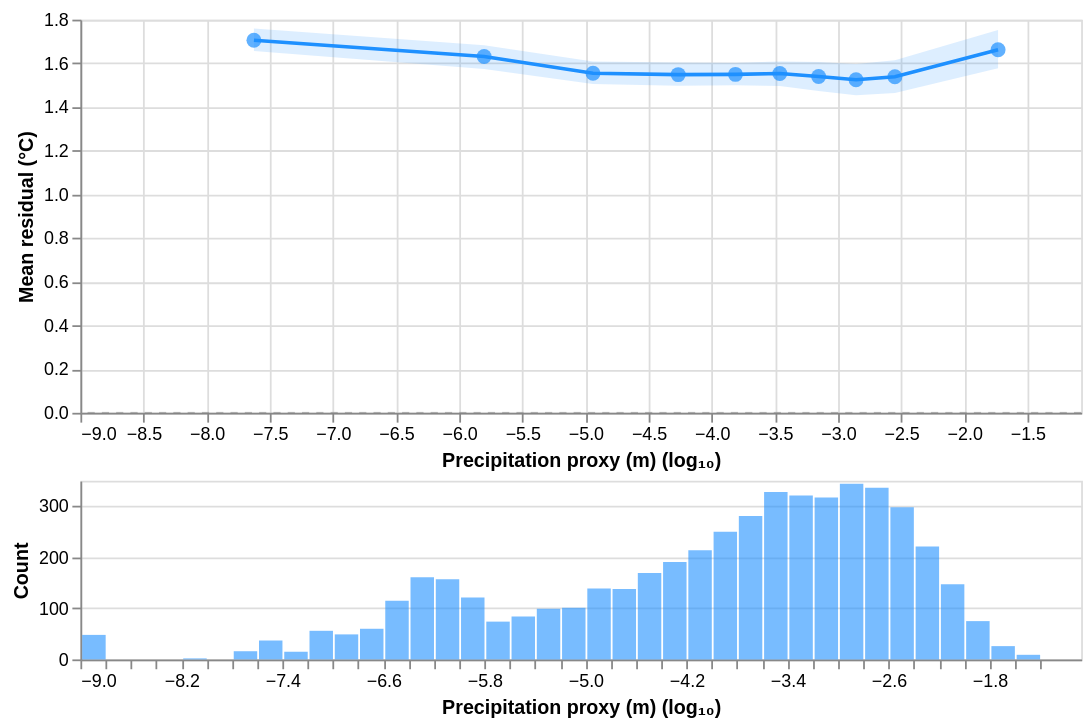

The Vega-Lite source for this figure:
### Vega-Lite specification from a JSON file in a GitHub repository (floating-point values rounded to 4 significant figures; data arrays with more than 128 entries replaced by an {"elided": "..."} marker saying what was removed)
{"config": {"view": {"continuousWidth": 300, "continuousHeight": 300}}, "vconcat": [{"layer": [{"data": {"name": "data-a0a55d106695e8d630baff0f16eee66d"}, "mark": {"type": "rule", "color": "grey", "opacity": 0.5, "strokeDash": [4, 4]}, "encoding": {"y": {"field": "y", "type": "quantitative"}}}, {"data": {"name": "data-5243bcb5f9a458b8d173b18abf224dfe"}, "mark": {"type": "area", "color": "#1E90FF", "opacity": 0.15}, "encoding": {"x": {"field": "x", "scale": {"domain": [-9.0, -1.075], "nice": false, "zero": false}, "title": "Precipitation proxy (m) (log₁₀)", "type": "quantitative"}, "y": {"field": "ci_lo", "title": "Mean residual (°C)", "type": "quantitative"}, "y2": {"field": "ci_hi"}}}, {"data": {"name": "data-5243bcb5f9a458b8d173b18abf224dfe"}, "mark": {"type": "line", "color": "#1E90FF", "strokeWidth": 2}, "encoding": {"x": {"field": "x", "scale": {"domain": [-9.0, -1.075], "nice": false, "zero": false}, "type": "quantitative"}, "y": {"field": "mean", "type": "quantitative"}}}, {"data": {"name": "data-5243bcb5f9a458b8d173b18abf224dfe"}, "mark": {"type": "point", "color": "#1E90FF", "filled": true, "size": 70}, "encoding": {"tooltip": [{"field": "x", "format": ".3f", "title": "Precipitation proxy (m) (log₁₀)", "type": "quantitative"}, {"field": "mean", "format": ".3f", "title": "Mean residual (°C)", "type": "quantitative"}, {"field": "ci_lo", "format": ".3f", "title": "CI low", "type": "quantitative"}, {"field": "ci_hi", "format": ".3f", "title": "CI high", "type": "quantitative"}], "x": {"field": "x", "scale": {"domain": [-9.0, -1.075], "nice": false, "zero": false}, "type": "quantitative"}, "y": {"field": "mean", "type": "quantitative"}}}], "height": 220, "width": 560}, {"data": {"name": "data-d2c8dfc54d3d2d0b519b1f66baacfbcc"}, "mark": {"type": "bar", "color": "#1E90FF", "opacity": 0.6}, "encoding": {"x": {"bin": {"maxbins": 50}, "field": "val", "scale": {"domain": [-9.0, -1.075], "nice": false, "zero": false}, "title": "Precipitation proxy (m) (log₁₀)", "type": "quantitative"}, "y": {"aggregate": "count", "title": "Count", "type": "quantitative"}}, "height": 100, "width": 560}], "spacing": 4, "$schema": "https://vega.github.io/schema/vega-lite/v6.4.1.json", "datasets": {"data-a0a55d106695e8d630baff0f16eee66d": [{"y": 0}], "data-5243bcb5f9a458b8d173b18abf224dfe": [{"x": -7.626, "mean": 1.705, "ci_lo": 1.657, "ci_hi": 1.76}, {"x": -5.803, "mean": 1.631, "ci_lo": 1.574, "ci_hi": 1.683}, {"x": -4.941, "mean": 1.555, "ci_lo": 1.505, "ci_hi": 1.608}, {"x": -4.266, "mean": 1.548, "ci_lo": 1.498, "ci_hi": 1.603}, {"x": -3.813, "mean": 1.549, "ci_lo": 1.5, "ci_hi": 1.603}, {"x": -3.461, "mean": 1.554, "ci_lo": 1.496, "ci_hi": 1.608}, {"x": -3.154, "mean": 1.54, "ci_lo": 1.473, "ci_hi": 1.606}, {"x": -2.858, "mean": 1.525, "ci_lo": 1.454, "ci_hi": 1.597}, {"x": -2.55, "mean": 1.538, "ci_lo": 1.464, "ci_hi": 1.614}, {"x": -1.733, "mean": 1.662, "ci_lo": 1.578, "ci_hi": 1.752}], "data-d2c8dfc54d3d2d0b519b1f66baacfbcc": {"elided": "4999 records"}}}
